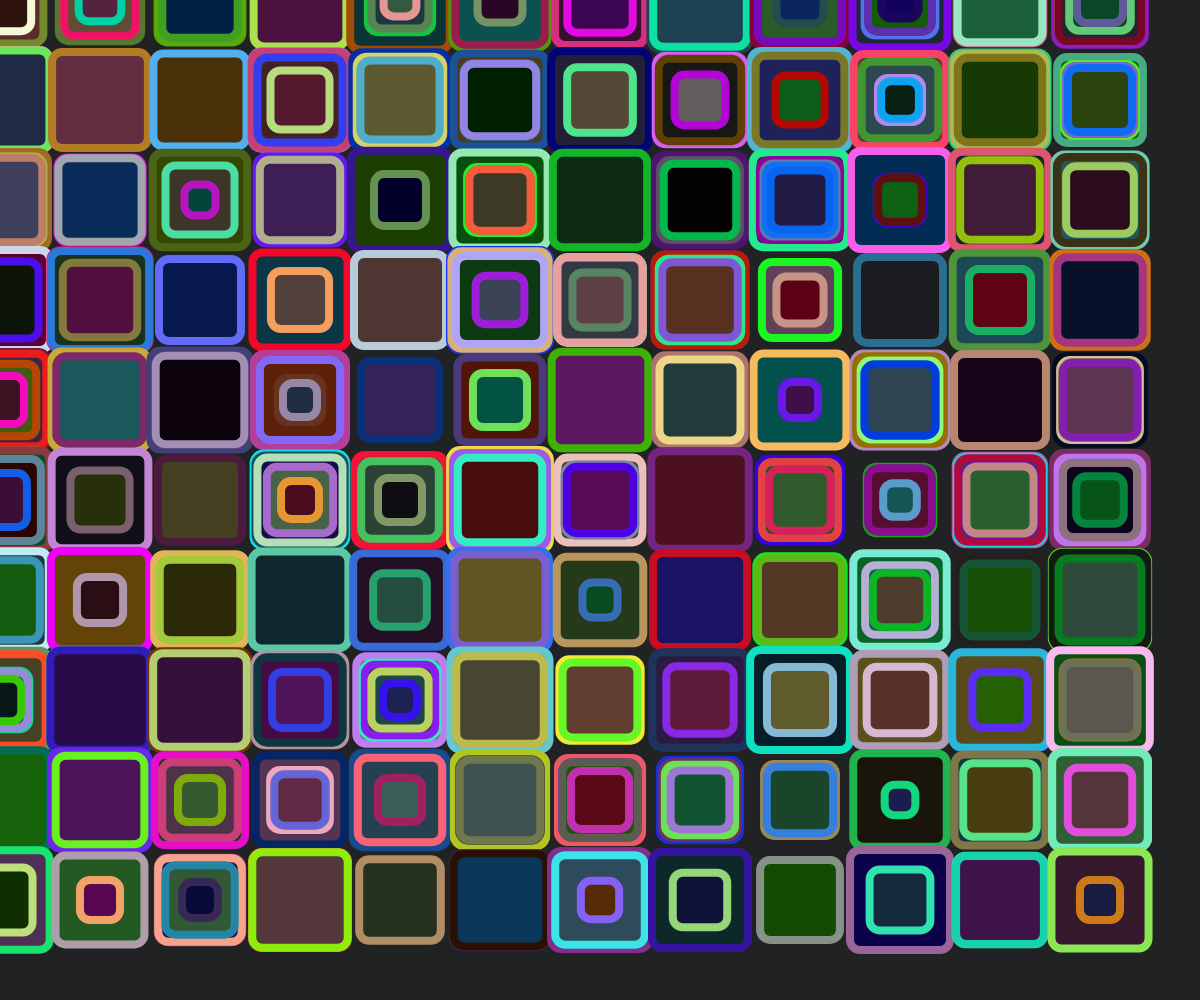
Frame 1 (no input)
Frame 60 (no input): identical to frame 1, image omitted
Frame 120 (the mouse pressed at the canvas centre since frame 60): identical to frame 1, image omitted

The p5.js sketch that drew this single still picture (run headless with seeded random() and noise() and a simulated clock; from frame 60 on, the mouse is pressed at the canvas centre):

// p5.js sketch
// ── sketch.js
function setup() {
  createCanvas(windowWidth, windowHeight);
  background(33, 34, 36);
  rectMode(CENTER);
  for (let d = 0; d < windowWidth; d+=100) {
    for (let n = 0; n < windowHeight; n+=100) {
      
      for (let y = 80; y > 0; y-=10) {
        
        let x= random(30, 100)
        let q=random(100);
        let w=random(100);
        let e=random(100);
        fill(q,w,e);
        rect(d, n, x, x, 10, 10, 10, 10);
        let r=random(250);
        let g=random(250);
        let b=random(250);

        stroke(r, g, b);
        strokeWeight(8);

        
       
        
      }
    }
  }

  
}

function draw() {
 
}
